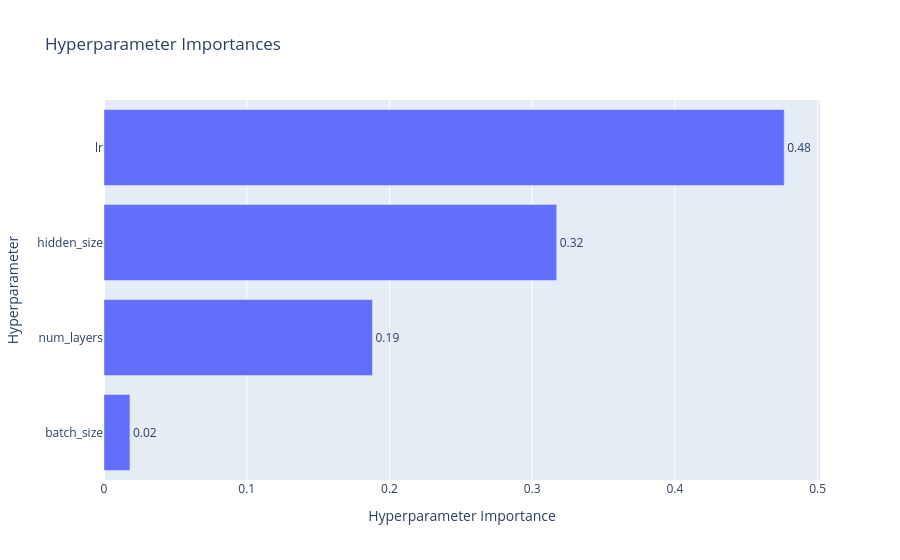

The notebook cell saved with this chart:
### Code cell
vis.plot_param_importances(study)

### Figure 1 — Plotly figure (JSON) as saved in the notebook; plotly's stock layout.template omitted (floating-point values rounded to 4 significant figures)
{"data": [{"cliponaxis": false, "hovertemplate": ["batch_size (CategoricalDistribution): 0.018183251355162047<extra></extra>", "num_layers (IntDistribution): 0.18810710839454692<extra></extra>", "hidden_size (IntDistribution): 0.317157043216553<extra></extra>", "lr (FloatDistribution): 0.47655259703373803<extra></extra>"], "name": "Objective Value", "orientation": "h", "text": ["0.02", "0.19", "0.32", "0.48"], "textposition": "outside", "type": "bar", "x": [0.01818, 0.1881, 0.3172, 0.4766], "y": ["batch_size", "num_layers", "hidden_size", "lr"]}], "layout": {"title": {"text": "Hyperparameter Importances"}, "xaxis": {"title": {"text": "Hyperparameter Importance"}}, "yaxis": {"title": {"text": "Hyperparameter"}}}}
